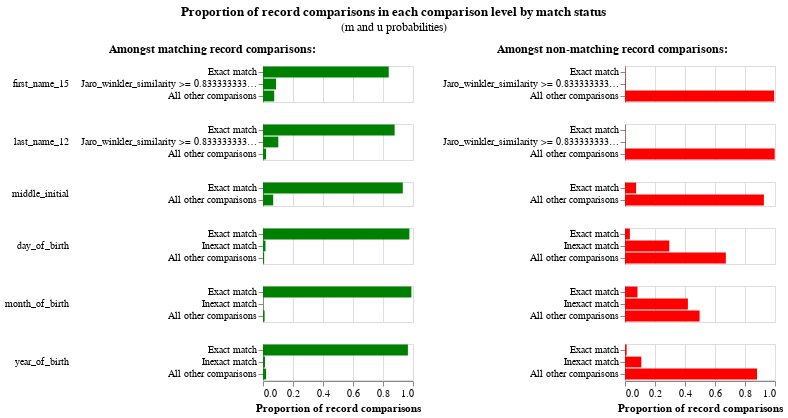

Write notebook code for a chart like this one.
### Code cell
em_session_2.m_u_values_interactive_history_chart()

### Figure 1 — Vega-Lite specification as saved in the notebook (floating-point values rounded to 4 significant figures; data arrays with more than 128 entries replaced by an {"elided": "..."} marker saying what was removed)
{"config": {"view": {"continuousWidth": 300, "continuousHeight": 300, "discreteHeight": 300, "discreteWidth": 400}, "header": {"title": null}, "title": {"anchor": "middle", "offset": 10}}, "hconcat": [{"mark": "bar", "encoding": {"color": {"value": "green"}, "row": {"field": "comparison_name", "header": {"labelAlign": "left", "labelAnchor": "middle", "labelAngle": 0}, "sort": {"field": "comparison_sort_order"}, "type": "nominal"}, "tooltip": [{"field": "m_probability_description", "title": "m probability description", "type": "nominal"}, {"field": "comparison_name", "title": "Comparison column name", "type": "nominal"}, {"field": "label_for_charts", "title": "Label", "type": "ordinal"}, {"field": "sql_condition", "title": "SQL condition", "type": "nominal"}, {"field": "m_probability", "format": ".4p", "title": "m probability", "type": "quantitative"}, {"field": "u_probability", "format": ".4p", "title": "u probability", "type": "quantitative"}, {"field": "bayes_factor", "format": ",.4f", "title": "Bayes factor = m/u", "type": "quantitative"}, {"field": "log2_bayes_factor", "format": ",.4f", "title": "Match weight = log2(m/u)", "type": "quantitative"}], "x": {"axis": {"title": "Proportion of record comparisons"}, "field": "m_probability", "type": "quantitative"}, "y": {"axis": {"title": null}, "field": "label_for_charts", "sort": {"field": "comparison_vector_value", "order": "descending"}, "type": "nominal"}}, "height": {"step": 12}, "resolve": {"scale": {"y": "independent"}}, "title": {"text": "Amongst matching record comparisons:", "fontSize": 12, "fontWeight": "bold"}, "transform": [{"filter": "(datum.bayes_factor != 'no-op filter due to vega lite issue 4680')"}], "width": 150}, {"mark": "bar", "encoding": {"color": {"value": "red"}, "row": {"field": "comparison_name", "header": {"labels": false}, "sort": {"field": "comparison_sort_order"}, "type": "nominal"}, "tooltip": [{"field": "u_probability_description", "title": "u probability description", "type": "nominal"}, {"field": "comparison_name", "title": "Comparison column name", "type": "nominal"}, {"field": "label_for_charts", "title": "Label", "type": "ordinal"}, {"field": "sql_condition", "title": "SQL condition", "type": "nominal"}, {"field": "m_probability", "format": ".4p", "title": "m probability", "type": "quantitative"}, {"field": "u_probability", "format": ".4p", "title": "u probability", "type": "quantitative"}, {"field": "bayes_factor", "format": ",.4f", "title": "Bayes factor = m/u", "type": "quantitative"}, {"field": "log2_bayes_factor", "format": ",.4f", "title": "Match weight = log2(m/u)", "type": "quantitative"}], "x": {"axis": {"title": "Proportion of record comparisons"}, "field": "u_probability", "type": "quantitative"}, "y": {"axis": {"title": null}, "field": "label_for_charts", "sort": {"field": "comparison_vector_value", "order": "descending"}, "type": "nominal"}}, "height": {"step": 12}, "resolve": {"scale": {"y": "independent"}}, "title": {"text": "Amongst non-matching record comparisons:", "fontSize": 12, "fontWeight": "bold"}, "transform": [{"filter": "(datum.bayes_factor != 'no-op filter2 due to vega lite issue 4680')"}], "width": 150}], "data": {"name": "data-72a9cc8ebce78b50b4b8cf220d8de2ce"}, "params": [{"name": "iteration_number", "bind": {"input": "range", "max": 9, "min": 0, "step": 1}, "value": 9}], "title": {"text": "Proportion of record comparisons in each comparison level by match status", "subtitle": "(m and u probabilities)"}, "transform": [{"filter": "(datum.iteration == iteration_number)"}], "$schema": "https://vega.github.io/schema/vega-lite/v5.9.3.json", "datasets": {"data-72a9cc8ebce78b50b4b8cf220d8de2ce": {"elided": "170 records"}}}
